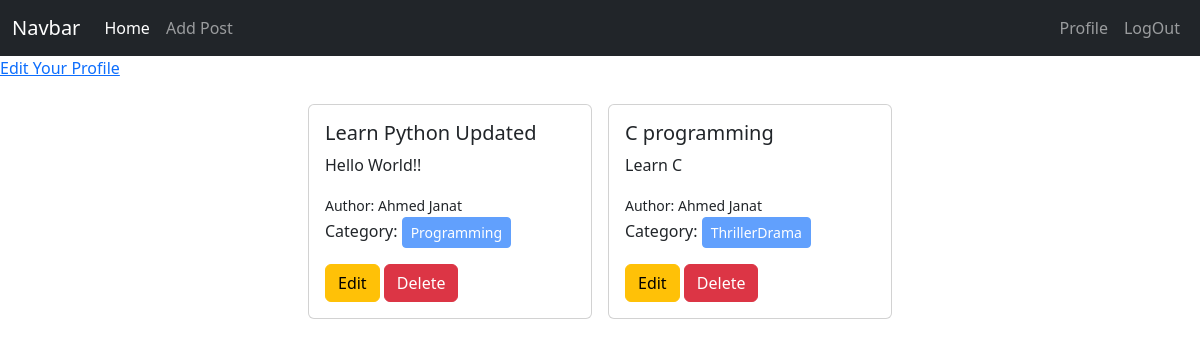
The app's page /author/profile/ (signed in) with its own data.
### posts/models.py (models this page shows, shortened)
class Post(models.Model):
    title = models.CharField(max_length=50)
    content = models.TextField()
    category = models.ManyToManyField(Category) # many to many relationship in posts and categories
    author = models.ForeignKey(User, on_delete=models.CASCADE) # many to one relationship

### categories/models.py (models this page shows, shortened)
class Category(models.Model):
    name = models.CharField(max_length=20)
    slug = models.SlugField(max_length=100, unique=True, null=True, blank=True)

### author/views.py (the view)
# urls.py: path('profile/', views.profile, name = "profile"),
@login_required
def profile(request):
    data = Post.objects.filter(author = request.user)
    return render(request, 'profile.html', {'data' : data})

### author/templates/profile.html
{% extends "base.html" %}
{% load crispy_forms_tags %}
{% block content %}
<div>
  <a href={% url "edit_profile" %}>Edit Your Profile</a>
</div>
<div class="d-flex flex-wrap justify-content-center">
  {% for post in data %}
  <div class="col-sm-3 mt-3">
      <div class="card m-2">
        <div class="card-body">
          <h5 class="card-title">{{post.title}}</h5>
          <p class="card-text">{{post.content}}</p>
          <small>Author: {{post.author.first_name}} {{post.author.last_name}}</small><br>
          <p>Category:
              {% for cat in post.category.all %}
              <button class="btn btn-primary btn-sm" disabled="disabled">{{cat.name}}</button>
              {% endfor %}
          </p>
          <a href={% url "edit_post" post.id %} class="btn btn-warning">Edit</a>
          <a href={% url "delete_post" post.id %} class="btn btn-danger">Delete</a>
        </div>
      </div>
    </div>
  {% endfor %}
</div>
{% endblock content %}

### records on screen
Post: title "Learn Python Updated", content "Hello World!!", author.first_name "Ahmed", author.last_name "Janat"
Category: name "Programming"
Post: title "C programming", content "Learn C", author.first_name "Ahmed", author.last_name "Janat"
Category: name "ThrillerDrama"
